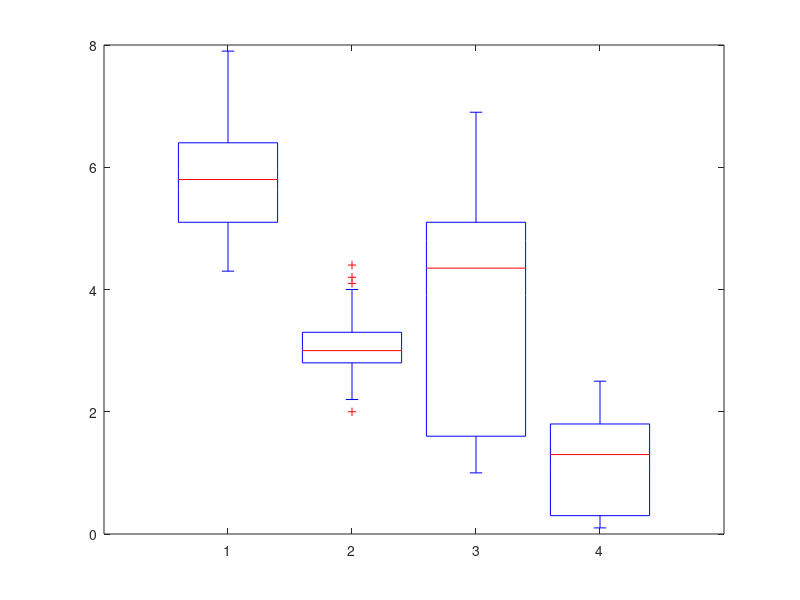

This chart was generated by the following MATLAB code:
% Autores: Erik Cuevas, Omar Avalos, Arturo Valdivia y Primitivo Díaz         
% Programa 1.7 Ejemplo del uso de la función boxplot en MatLAB.
% Se carga el conjunto de observaciones
load fisheriris.mat
% Se genera y despliega el diagrama de caja 
% por cada característica de las 150 observaciones
boxplot(meas)
